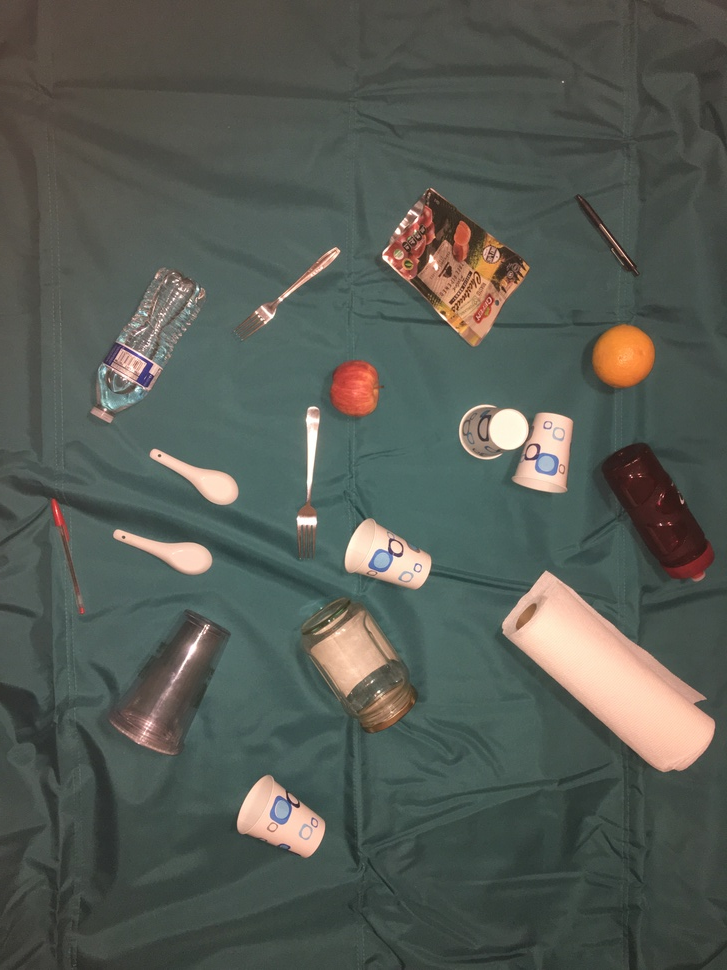
#> input picture server/data/test_trash_1.jpg, 727 x 970 px, shrunk from 3024 x 4032 before the run
$ python -i detect.py   (imports and definitions only)
#> lines starting #> are read from the running program, lines starting #| are printed output that depends on the picture

from skimage.morphology import label, square, opening, closing

import cv2
import numpy as np


class ConnectedComponentBoundingBox(object):
    """ Create "chips" based on bounding boxes of components

    Attributes
    ==========
    min_size - int
        The minimum number of pixels for a component to be valid

    opening_size - int
        The size of the neighborhood to use as part of the "opening"
        transform.  This is used to remove "spots" in the image.

    closing_size - int
        The size of the neighborhood to use as part of the "closing"
        transform.  This removes holes.  Larger = larger hole removal

    """

    def __init__(self, min_size=500, opening_size=3, closing_size=20,
                 min_width=20, min_height=20):
        """
        """

        self.min_size = min_size
        self.opening_size = opening_size
        self.closing_size = closing_size
        self.min_width = min_width
        self.min_height = min_height

    def get_bounding_boxes(self, binarized_image):
        """ Get the bounding boxes for objects in the image

        This class accepts a binarized image and the filters using
        various morphological operations and size constraints.  For
        speed we use OpenCV wherever possible.
        """

        # Convert from boolean to uint8
        binarized_image = 255*binarized_image.astype("uint8")

        # Perform an opening transform to remove spots
        binarized_image = cv2.morphologyEx(binarized_image, cv2.MORPH_OPEN, np.ones(self.opening_size, dtype="uint8"))

        # And a closing to remove holes
        binarized_image = cv2.morphologyEx(binarized_image, cv2.MORPH_CLOSE, np.ones(self.closing_size, dtype="uint8"))

        # Compute the connected components
        max_num, connected_components = cv2.connectedComponents(binarized_image)

        # Bounding box computation

        # Create an array of indexes
        cc, rr = np.meshgrid(np.arange(binarized_image.shape[1]), np.arange(binarized_image.shape[0]))

        #For each bounding box, check the size constraints
        component_bounds = []
        for ii in range(1, max_num):

            mask = connected_components == ii

            # Violates absolute count constraints
            if np.sum(mask.ravel()) < self.min_size:
                continue

            rows = rr[mask]
            cols = cc[mask]

            bbox = (min(rows), min(cols), max(rows), max(cols))

            # Violates width and height constraints
            if bbox[2] - bbox[0] < self.min_height or bbox[3] - bbox[1] < self.min_width:
                continue

            component_bounds.append(bbox)

        return component_bounds


>>> import cv2
>>> picture = cv2.imread('../data/test_trash_1.jpg', cv2.IMREAD_GRAYSCALE)
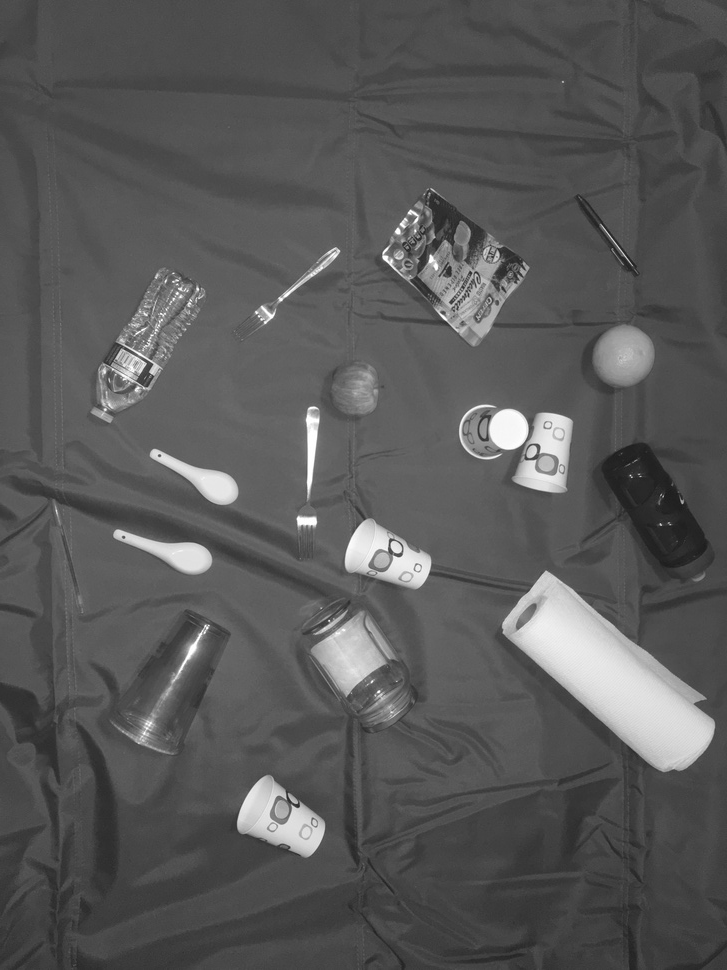
#> picture: shape (970, 727); min 27, max 255, mean 88.7
>>> result = ConnectedComponentBoundingBox().get_bounding_boxes(picture)
#> in get_bounding_boxes, `binarized_image = 255*binarized_image.astype("uint8")`:
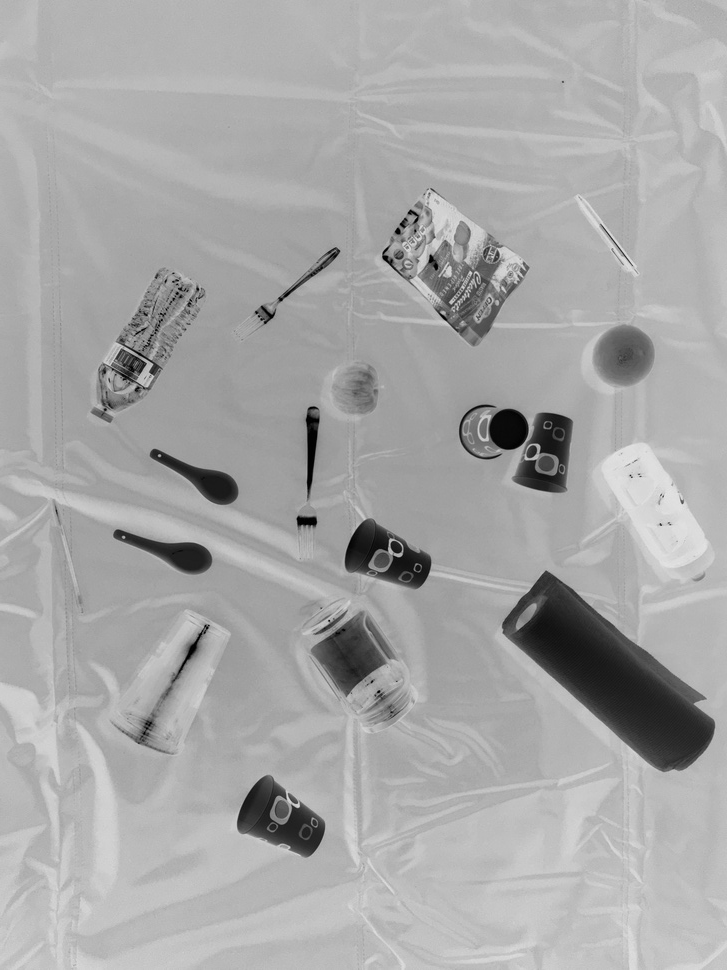
#> binarized_image: shape (970, 727); min 1, max 229, mean 167.3
#> in get_bounding_boxes, `binarized_image = cv2.morphologyEx(binarized_image, cv2.MORPH_CLOSE, n..`:
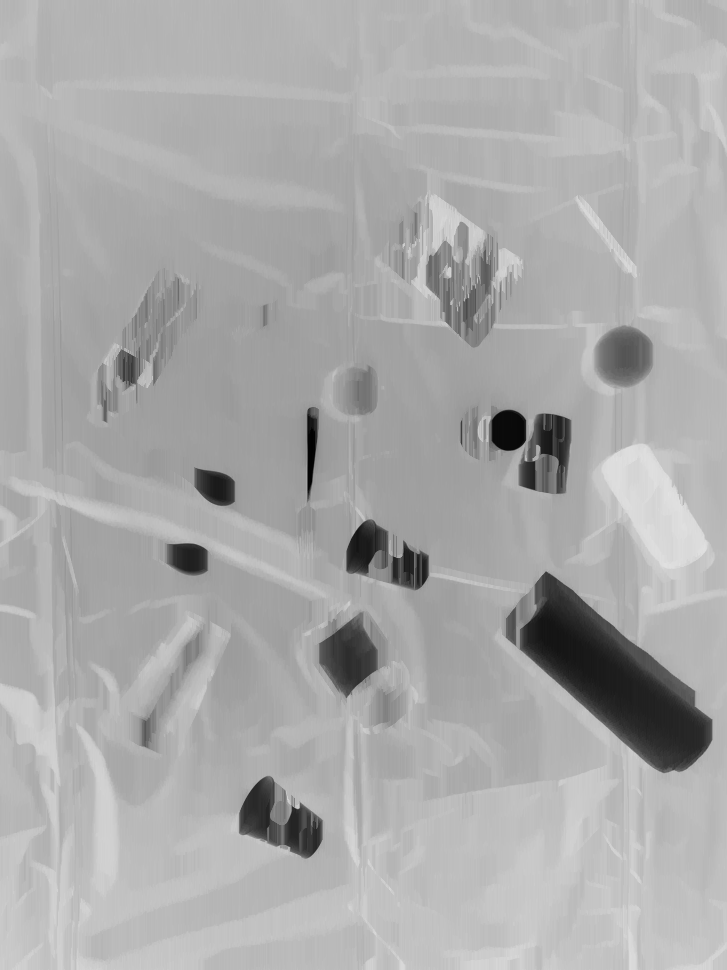
#> binarized_image: shape (970, 727); min 1, max 226, mean 170
#> in get_bounding_boxes, `max_num, connected_components = cv2.connectedComponents(binarized_image)`: connected_components: shape (970, 727) int32; every value is 1
#> in get_bounding_boxes, `max_num, connected_components = cv2.connectedComponents(binarized_image)`: max_num = 2
#> the loop in get_bounding_boxes, `for ii in range(1, max_num): ` made 1 pass
#> bbox on pass 1: (0, 0, 969, 726)
#> after the loop in get_bounding_boxes, `for ii in range(1, max_num):`: component_bounds = [(0, 0, 969, 726)]
#> result = [(0, 0, 969, 726)]

$ run again, on server/data/train_trash_1.jpg
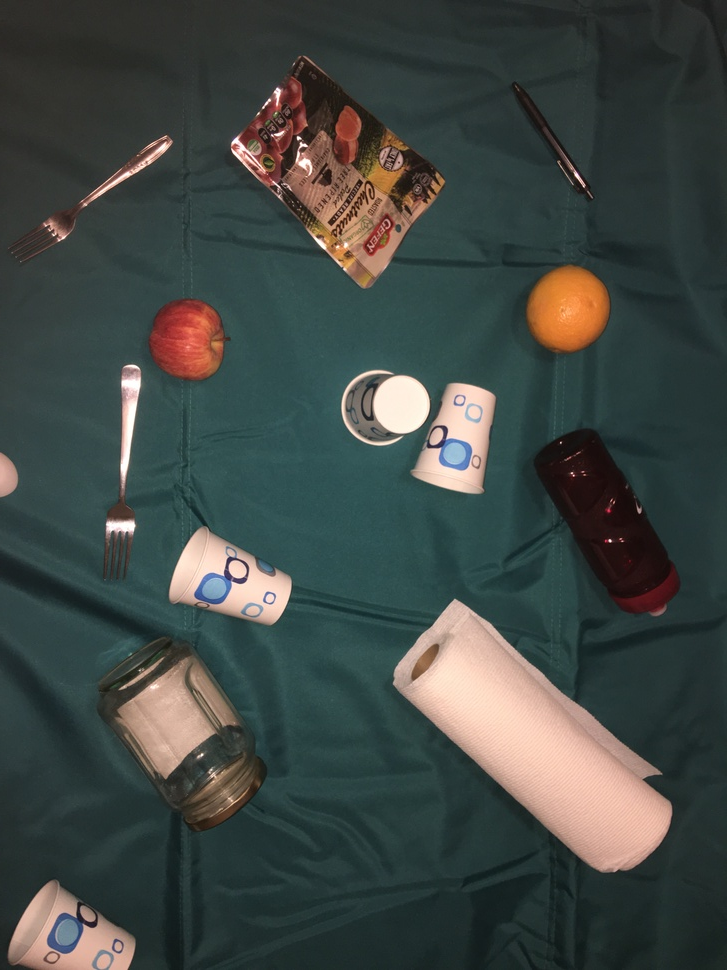
#> input picture server/data/train_trash_1.jpg, 727 x 970 px, shrunk from 3024 x 4032 before the run
#> `picture = cv2.imread('../data/test_trash_1.jpg', cv2.IMREAD_GRAYSCALE)`:
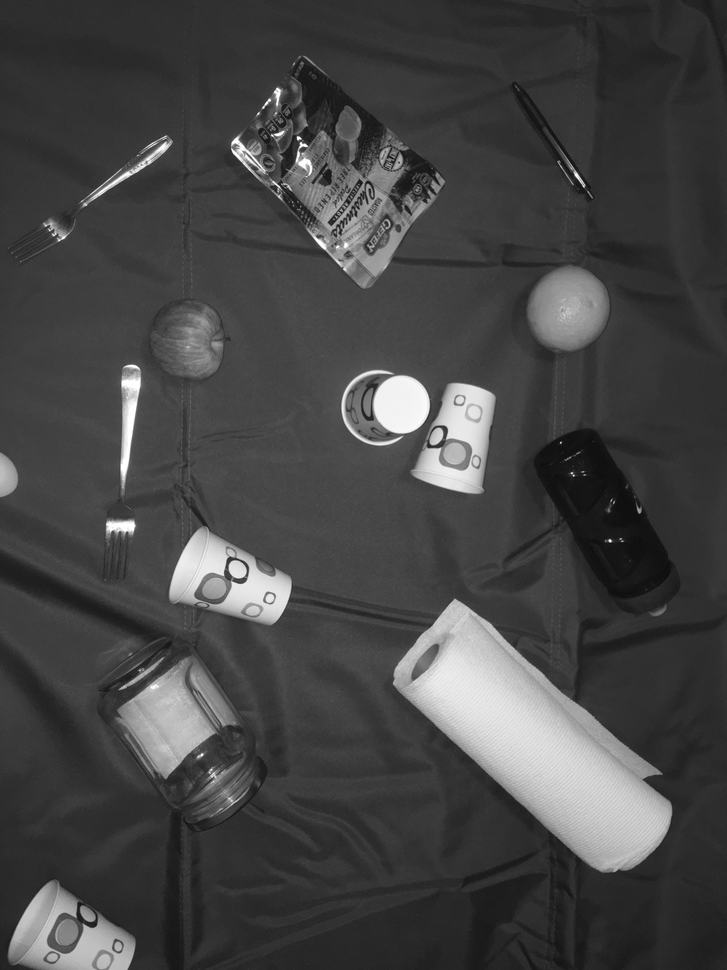
#> picture: shape (970, 727); min 10, max 255, mean 69.4
#> in get_bounding_boxes, `binarized_image = cv2.morphologyEx(binarized_image, cv2.MORPH_CLOSE, n..`:
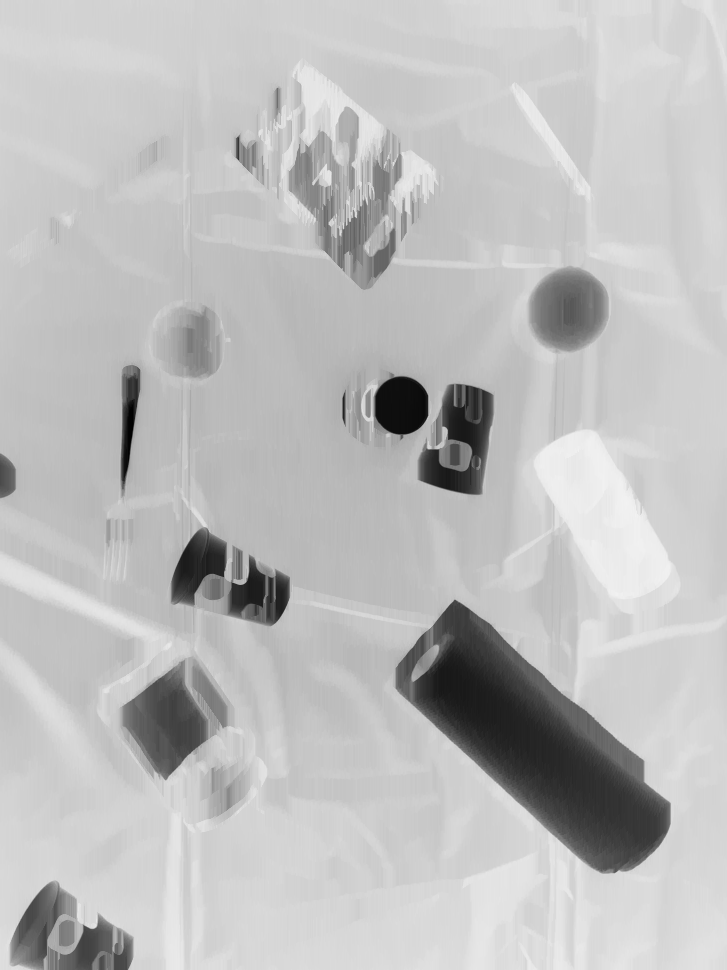
#> binarized_image: shape (970, 727); min 1, max 242, mean 189.1
#> connected_components: shape (970, 727) int32; every value is 1
#> max_num = 2
#> the loop in get_bounding_boxes, `for ii in range(1, max_num): ` made 1 pass
#> bbox on pass 1: (0, 0, 969, 726)
#> after the loop in get_bounding_boxes, `for ii in range(1, max_num):`: component_bounds = [(0, 0, 969, 726)]

$ run again, on server/data/train_trash_2.jpg
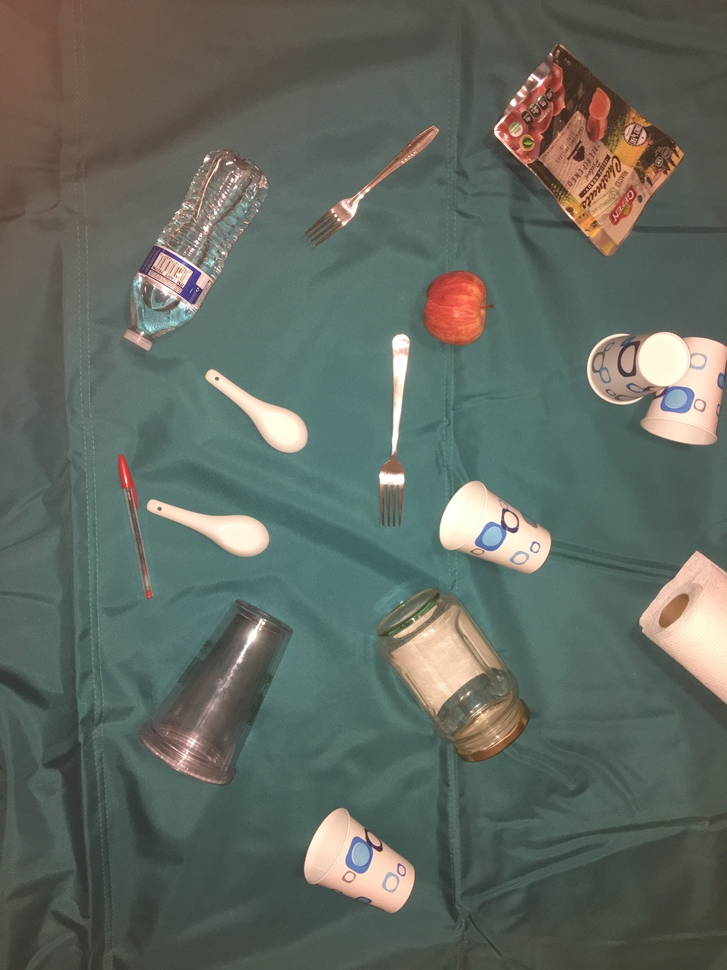
#> input picture server/data/train_trash_2.jpg, 727 x 970 px, shrunk from 3024 x 4032 before the run
#> `picture = cv2.imread('../data/test_trash_1.jpg', cv2.IMREAD_GRAYSCALE)`:
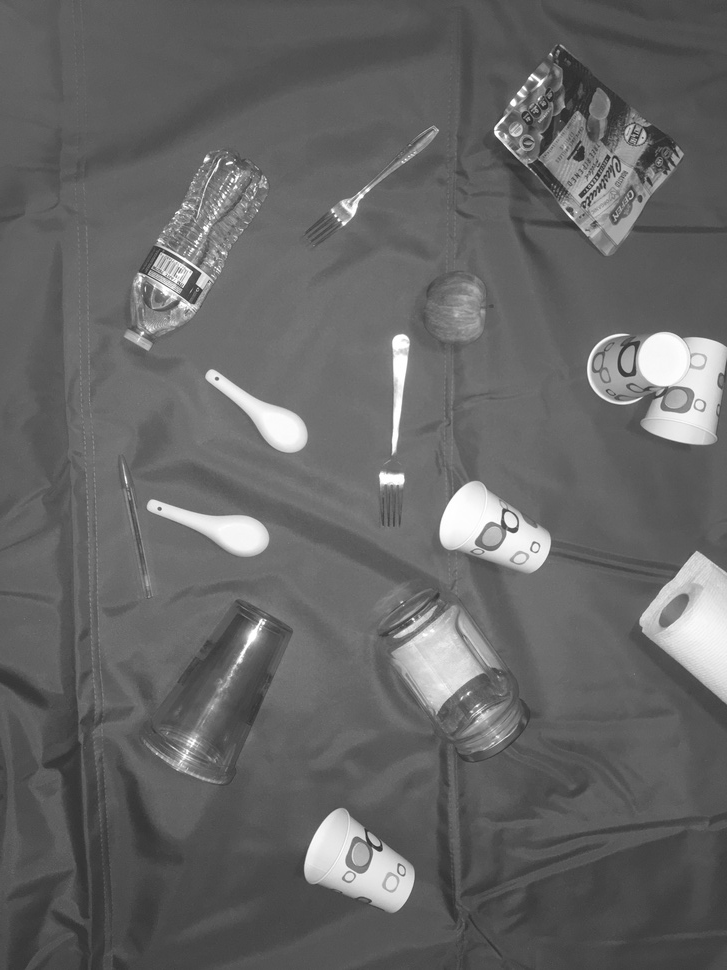
#> picture: shape (970, 727); min 36, max 255, mean 102.2
#> in get_bounding_boxes, `binarized_image = cv2.morphologyEx(binarized_image, cv2.MORPH_CLOSE, n..`:
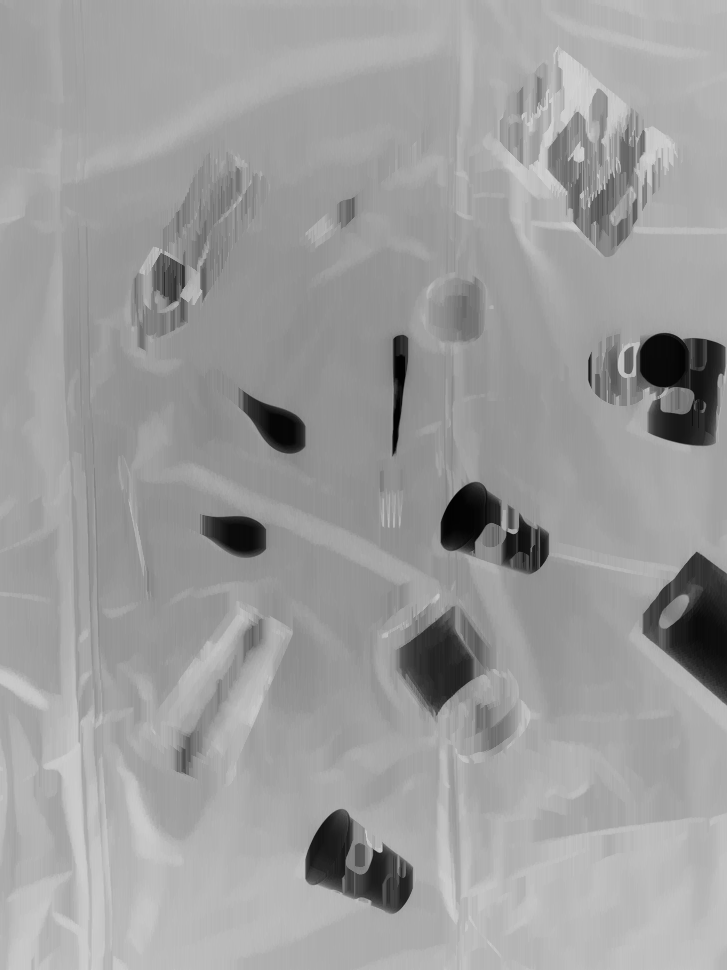
#> binarized_image: shape (970, 727); min 1, max 211, mean 156.5
#> connected_components: shape (970, 727) int32; every value is 1
#> max_num = 2
#> the loop in get_bounding_boxes, `for ii in range(1, max_num): ` made 1 pass
#> bbox on pass 1: (0, 0, 969, 726)
#> after the loop in get_bounding_boxes, `for ii in range(1, max_num):`: component_bounds = [(0, 0, 969, 726)]
